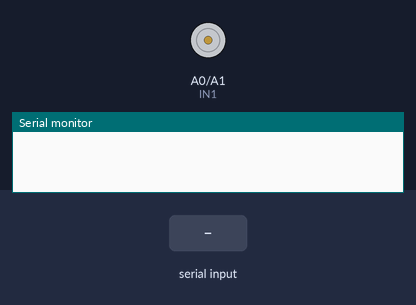
The sketch below on a simulated Arduino Uno, built with avr-gcc and run on an emulated ATmega328P. On the bench: motor-driver pin pairs drawn as motors (green arrow = first pin HIGH = forward, orange = second pin HIGH = backward, longer = more drive), the last lines printed to the serial monitor. Inputs (shaded band) come from the test bench.

Above: at 1.2 s.
1.3 s: "n" received over Serial
At 1.6 s:
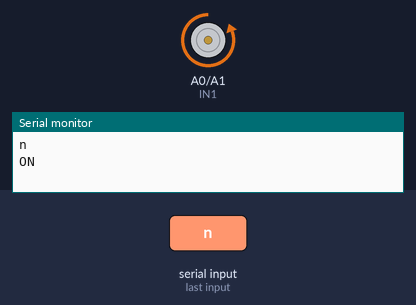
At 31.6 s:
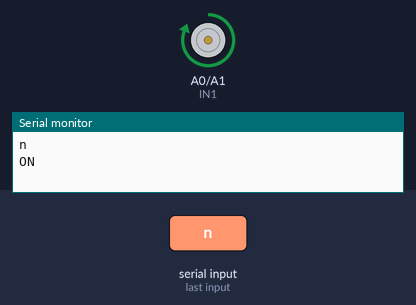
Timing chart, 0 to 32.8 s (numbered marks = the images above; inputs shaded):
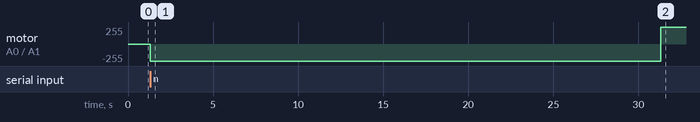

The sketch:

wiper.ino
```cpp
const int ClockWiseBtn = 4;
const int AntiClockWiseBtn = 2;
const int StopBtn = 3;
const int IN1 = A0;
const int IN2 = A1;

void setup() {
  Serial.begin(9600);
  pinMode(IN1, OUTPUT);
  pinMode(IN2, OUTPUT);
  pinMode(ClockWiseBtn, INPUT);
  pinMode(AntiClockWiseBtn, INPUT);
  pinMode(StopBtn, INPUT);
}

void stop() {
  digitalWrite(IN1, LOW);
  digitalWrite(IN2, LOW);
}

void loop() {
  if (Serial.available() > 0) {
    char c = Serial.read();
    Serial.println(c);

    if (c == 'n') {
      Serial.println("ON");
      digitalWrite(IN2, HIGH);
      digitalWrite(IN1, LOW);
      delay(30000);
      digitalWrite(IN1, HIGH);
      digitalWrite(IN2, LOW);
      delay(10000);
      stop();
    } else if (c == 'f') {
      Serial.println("off");
      stop();
    }
  }
}
```

Measured:
- after the input at 1.3 s, motor on A0 (IN1) / A1 (IN2): stopped → backward 255/255 at once, → forward 255/255 30.0 s later
